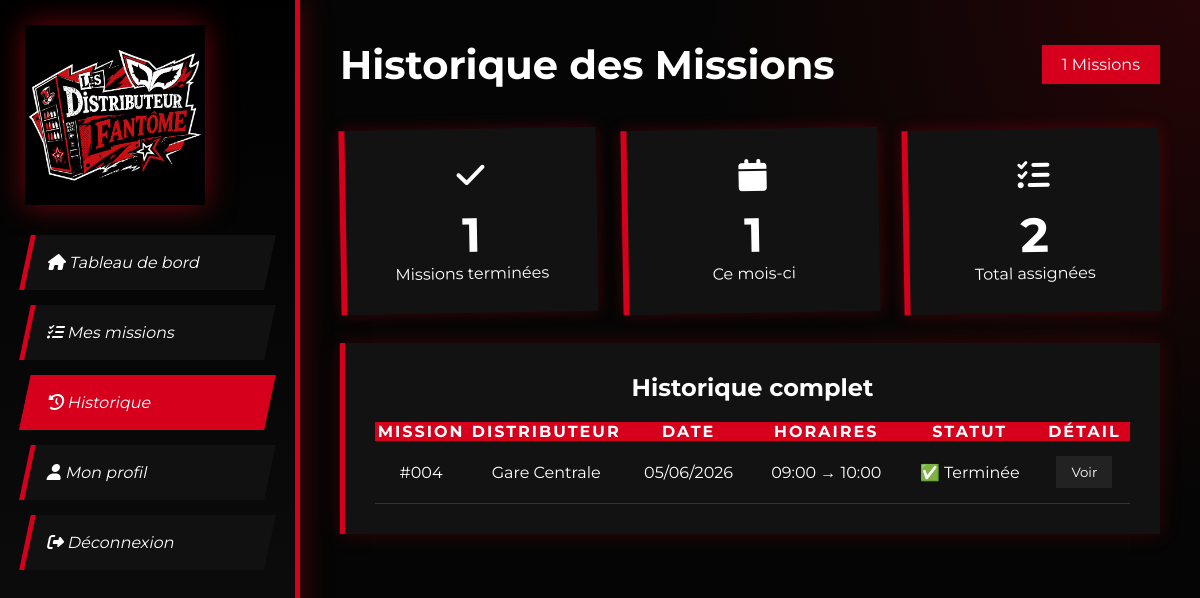
Screenshot of /historique.php (signed in) with the database file from the repository.
### tables this page shows
CREATE TABLE mission (
    id_mission INT AUTO_INCREMENT PRIMARY KEY,
    date_mission DATE NOT NULL,
    heure_debut TIME,
    heure_fin TIME,
    statut_mission ENUM('en_attente', 'en_cours', 'terminee') DEFAULT 'en_attente',
    commentaire TEXT,
    code_dist INT,
    FOREIGN KEY (code_dist) REFERENCES distributeur(code_dist) ON DELETE SET NULL
);

CREATE TABLE distributeur (
    code_dist INT AUTO_INCREMENT PRIMARY KEY,
    libelle_distrib VARCHAR(150) NOT NULL,
    description TEXT,
    adress VARCHAR(255),
    id_type INT,
    id_marque INT,
    id_etat INT DEFAULT 1,
    date_creation TIMESTAMP DEFAULT CURRENT_TIMESTAMP,
    FOREIGN KEY (id_type) REFERENCES type_distributeur(id_type),
    FOREIGN KEY (id_marque) REFERENCES marque(id_marque),
    FOREIGN KEY (id_etat) REFERENCES etat_distributer(id_etat)
);

### historique.php (the view, shortened to what this page needs)
<?php
$pdo = getPDO();
$uid = $_SESSION['id_employe'];
$stmtStats = $pdo->prepare("
    SELECT
        COUNT(*) AS total,
        SUM(m.statut_mission = 'terminee') AS terminees,
        SUM(MONTH(m.date_mission) = MONTH(CURDATE()) AND YEAR(m.date_mission) = YEAR(CURDATE()) AND m.statut_mission = 'terminee') AS ce_mois
    FROM mission m JOIN missioner mi ON mi.id_mission = m.id_mission
    WHERE mi.id_employe = ?
");
$stmtStats->execute([$uid]);
$stats = $stmtStats->fetch();
$stmtHist = $pdo->prepare("
    SELECT m.id_mission, m.date_mission, m.heure_debut, m.heure_fin, m.statut_mission, d.libelle_distrib
    FROM mission m
    JOIN missioner mi ON mi.id_mission = m.id_mission
    JOIN distributeur d ON d.code_dist = m.code_dist
    WHERE mi.id_employe = ? AND m.statut_mission = 'terminee'
    ORDER BY m.date_mission DESC, m.heure_debut DESC
");
$stmtHist->execute([$uid]);
$historique = $stmtHist->fetchAll();
?>
<!DOCTYPE html>
<html lang="fr">
<head>
    <link rel="stylesheet" href="style.css">
    <link rel="stylesheet" href="https://cdnjs.cloudflare.com/ajax/libs/font-awesome/6.5.1/css/all.min.css">
</head>
<body>
<?php include 'sidebar_employe.php'; ?>
<main>
    <header>
        <h1>Historique des Missions</h1>
        <div class="date"><?= $stats['terminees'] ?> Missions</div>
    </header>
    <div class="cards">
        <div class="card">
            <i class="fa-solid fa-check"></i>
            <h3><?= $stats['terminees'] ?></h3>
            <p>Missions terminées</p>
        </div>
        <div class="card">
            <i class="fa-solid fa-calendar"></i>
            <h3><?= $stats['ce_mois'] ?></h3>
            <p>Ce mois-ci</p>
        </div>
        <div class="card">
            <i class="fa-solid fa-list-check"></i>
            <h3><?= $stats['total'] ?></h3>
            <p>Total assignées</p>
        </div>
    </div>
    <section class="missions">
        <h2>Historique complet</h2>
        <table>
            <tr><th>Mission</th><th>Distributeur</th><th>Date</th><th>Horaires</th><th>Statut</th><th>Détail</th></tr>
            <?php if (empty($historique)): ?>
            <tr><td colspan="6" style="text-align:center;color:#666;">Aucune mission terminée</td></tr>
            <?php else: ?>
            <?php foreach ($historique as $h): ?>
            <tr>
                <td>#<?= str_pad($h['id_mission'], 3, '0', STR_PAD_LEFT) ?></td>
                <td><?= htmlspecialchars($h['libelle_distrib']) ?></td>
                <td><?= date('d/m/Y', strtotime($h['date_mission'])) ?></td>
                <td><?= substr($h['heure_debut'], 0, 5) ?> → <?= substr($h['heure_fin'], 0, 5) ?></td>
                <td>✅ Terminée</td>
                <td><button class="btn-action" onclick="location.href='detaile_mission.php?id=<?= $h['id_mission'] ?>'">Voir</button></td>
            </tr>
            <?php endforeach; ?>
            <?php endif; ?>
        </table>
    </section>
</main>
</body>
</html>

### style.css (style rules this page uses)
:root { --red:#d6001c; --red-dark:#a30015; --black: #050505; --gray: #141414; --white: #FFFFFF; }
* { margin: 0; padding: 0; box-sizing: border-box; font-family: 'Montserrat', sans-serif; }
body { display: flex; overflow-x: hidden; min-height: 100vh; background: radial-gradient(circle at top right, rgba(227, 6, 19, .15), transparent 35%), #050505; color: white; }
main { flex: 1; padding: 40px; }
header { display: flex; justify-content: space-between; align-items: center; margin-bottom: 40px; }
header h1 { font-size: 2.5rem; }
.date { background: var(--red); padding: 10px 20px; }
.cards { display: flex; gap: 25px; justify-content: center; align-items: center; margin-top: 30px; }
.card { flex: 1; padding: 30px; background: #121212; text-align: center; border-left: 6px solid var(--red); border-radius: 0; box-shadow: 0 0 15px rgba(227, 6, 19, .25); transform: rotate(-1deg); transition: .3s; }
.card i { font-size: 2rem; margin-bottom: 15px; }
.card h3 { font-size: 3rem; }
.missions { background: #121212; border-left: 5px solid var(--red); box-shadow: 0 0 20px rgba(227, 6, 19, .2); padding: 30px; margin-top: 30px; text-align: center; }
table { width: 100%; border-collapse: collapse; margin-top: 20px; }
th { background: var(--red); color: white; text-transform: uppercase; letter-spacing: 2px; }
td { padding: 15px; border-bottom: 1px solid #333; justify-content: center; }
.btn-action { background:#222; color:white; border:none; padding:8px 15px; cursor:pointer; }

### rows the page displays
mission: id_mission "004", code_dist.libelle_distrib "Gare Centrale", date_mission "05/06/2026", heure_debut "09:00", heure_fin "10:00"

### other values shown
$stats['terminees'] "1"
$stats['ce_mois'] "1"
$stats['total'] "2"
